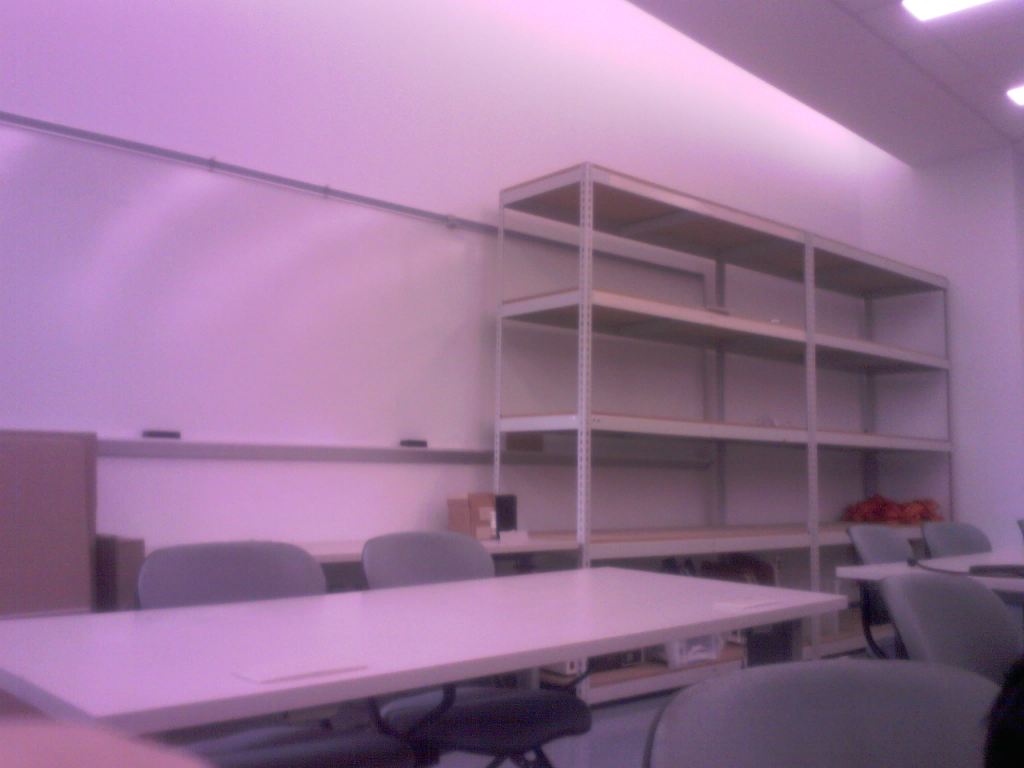
#> input picture Assignment-1/high_res_2048_1536.jpg, 2048 x 1536 px (shown at 1/2 size)
$ jupyter execute assignment1.ipynb
#> lines starting #> are read from the running program, lines starting #| are printed output that depends on the picture
[cell 1]
import numpy as np
import cv2 as cv
import matplotlib.image as mpimg
import matplotlib.pyplot as plt

# Assignment 1: Histograms and Binary Images

In this assignment, we are tasked with getting acquainted with images of varying resolutions and colors using Python. To do this, we graphed histograms of each image that described all of its pixel values, and then chose a threshold by which we converted the pixels to a binary. Then, we plotted new images using their new binary values and analyzed the result. We worked with the following types of images to achieve this task:
- High resolution image (2048 x 1536)
- Low resolution image (640 x 480)
- Pink filtered image
- Yellow filtered image

For ease of analysis, we first converted each image into grayscale upon loading them.

[cell 2]
# Read all 4 images
img1 = cv.imread("high_res_2048_1536.jpg", cv.IMREAD_GRAYSCALE).ravel()
img2 = cv.imread("low_res_2.jpg", cv.IMREAD_GRAYSCALE).ravel()
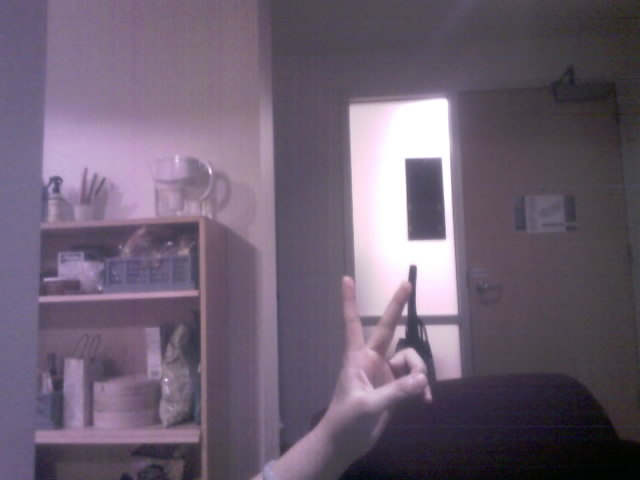
#> input picture Assignment-1/low_res_2.jpg, 640 x 480 px
img3 = cv.imread("pink_filter.jpg", cv.IMREAD_GRAYSCALE).ravel()
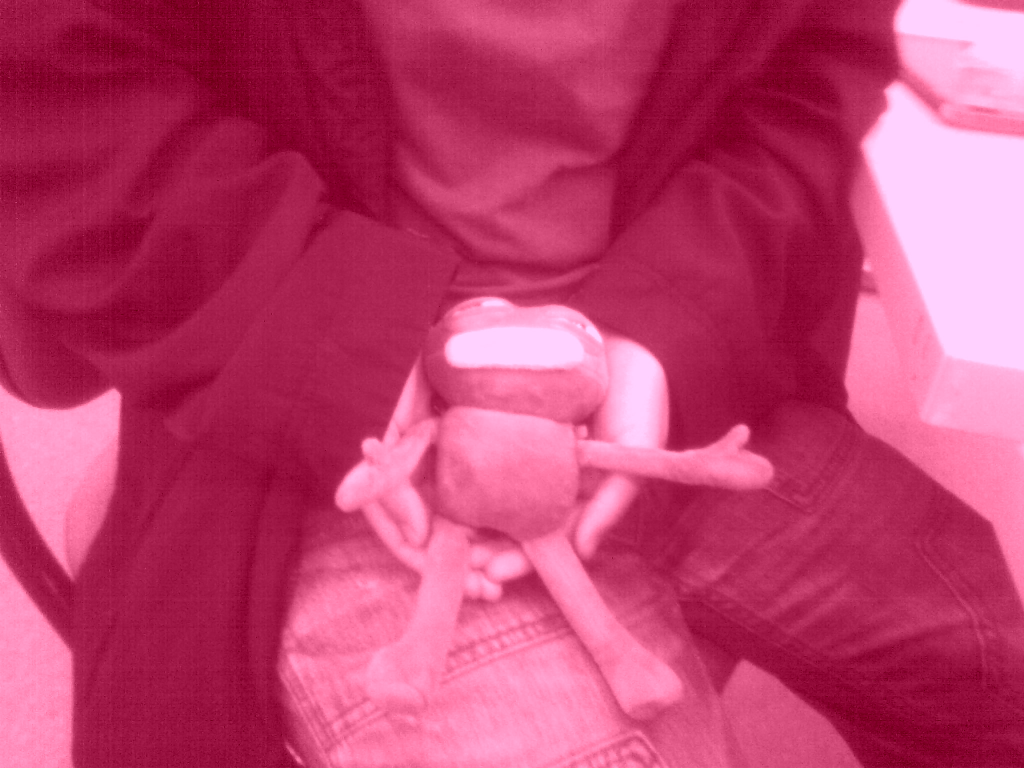
#> input picture Assignment-1/pink_filter.jpg, 2048 x 1536 px (shown at 1/2 size)
img4 = cv.imread("yellow_filter.jpg", cv.IMREAD_GRAYSCALE).ravel()
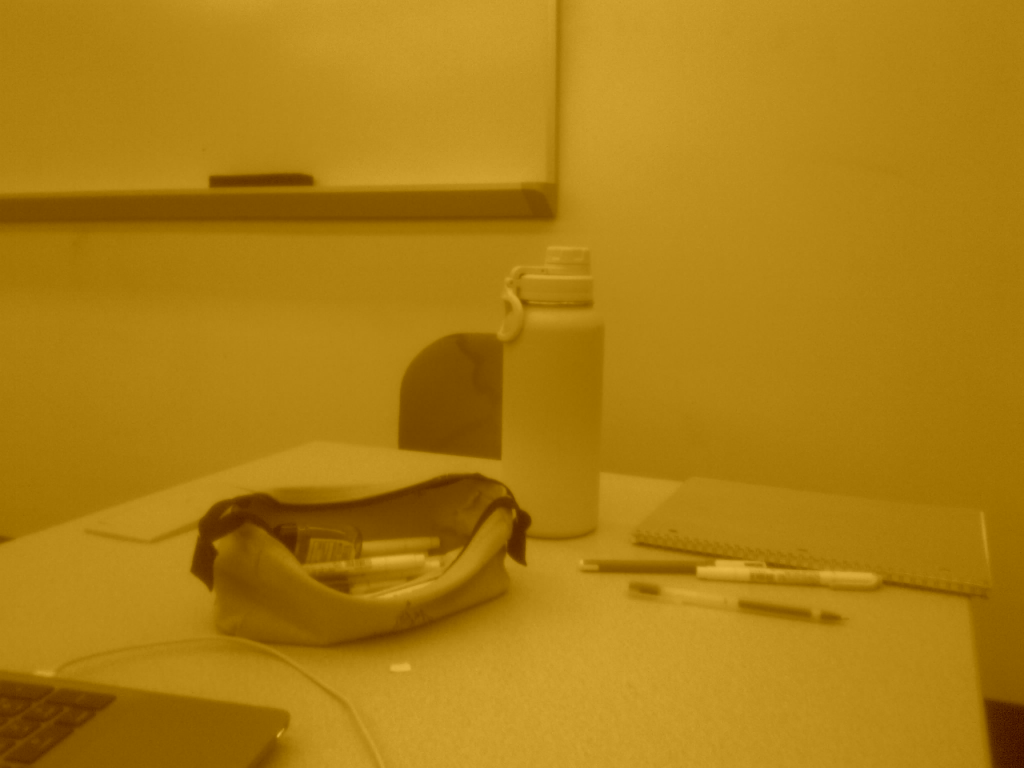
#> input picture Assignment-1/yellow_filter.jpg, 2048 x 1536 px (shown at 1/2 size)

Then we plotted a histogram for each image that counted the number of pixels that had a value between 1-256.

[cell 3]
def plot_histogram(data, colorscale):
    '''
    Plots a histogram of an image given an array of integers representing the pixel
    color, and the max value of the colorgrade scale.

    Args:
        data: An array of integers representing each pixel's color value in the photo.
        colorscale: An integer representing the max value of the color scale.
    '''
#> called with data = array of shape (3145728,), colorscale = 256
    plt.hist(data, colorscale, [0, colorscale])
    plt.show()
#> figure, not shown here; tallest bar 61585 high, from x = 165 to 166

# Plot histograms of each image's pixel values from 0-256.
plot_histogram(img1, 256)
plot_histogram(img2, 256)
#> call 2 of plot_histogram, with data = array of shape (307200,), colorscale = 256
#> in plot_histogram (call 2), `plt.show()`:
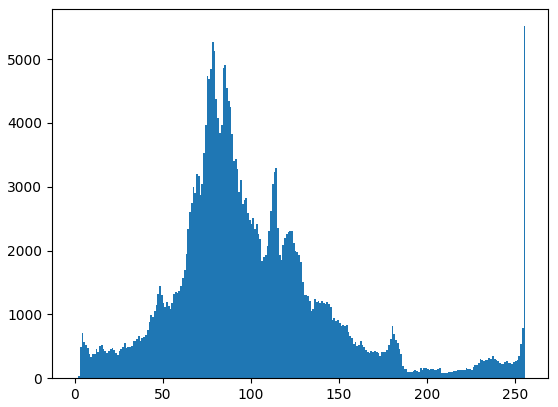
#> figure drawn by matplotlib, 1 panel; tallest bar 5517 high, from x = 255 to 256
plot_histogram(img3, 256)
#> call 3 of plot_histogram, with data = array of shape (3145728,), colorscale = 256
#> in plot_histogram (call 3), `plt.show()`:
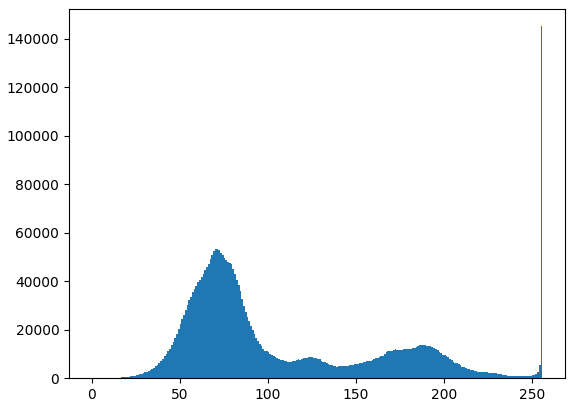
#> figure drawn by matplotlib, 1 panel; tallest bar 145186 high, from x = 255 to 256
plot_histogram(img4, 256)
#> call 4 of plot_histogram, with data = array of shape (3145728,), colorscale = 256
#> in plot_histogram (call 4), `plt.show()`:
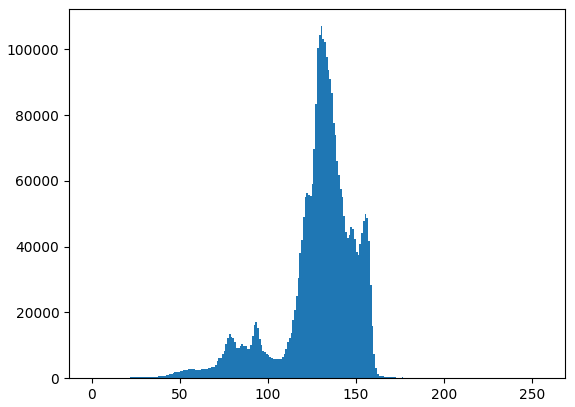
#> figure drawn by matplotlib, 1 panel; tallest bar 107061 high, from x = 130 to 131

Based off what we see in each image's histogram, we decided to choose a threshold based off the median of the data. By choosing the median value, we would ensure that half the data fell under the threshold and designate that to 0. The remaining half would fall above the threshold, which we designate to 1. This was the easiest way we found to ensure the image had an even distribution of white and black pixels. We defined a function that would convert each image's pixels into a binary value of either 0 or 256 (white or black) based off the pixel's original color value relation to the threshold. Finally, we print the binary versions of each image.

[cell 4]
def convert_binary(input_data, threshold):
    '''
    Converts each pixel value to 0 (white) if below a given threshold and 1 (black)
    if above a given threshold.
    Args:
        input_data: An array of integers representing each pixel's color value.
        threshold: An integer representing the color value to compare each pixel with.
    '''
#> called with input_data = array of shape (3145728,), threshold = 137
    i = 0
    data = []
    while i < len(input_data):
        if input_data[i] < threshold:
            data.append(0)
        else:
            data.append(255)
        i += 1
#> after the loop, data = 3145728 items; i = 3145728
    return np.array(data)

# Convert each image's pixels into binary and print a display of each image.
new_img1 = convert_binary(img1, np.median(img1))
plt.imshow(new_img1.reshape(1536, 2048), cmap="gray")
plt.show()
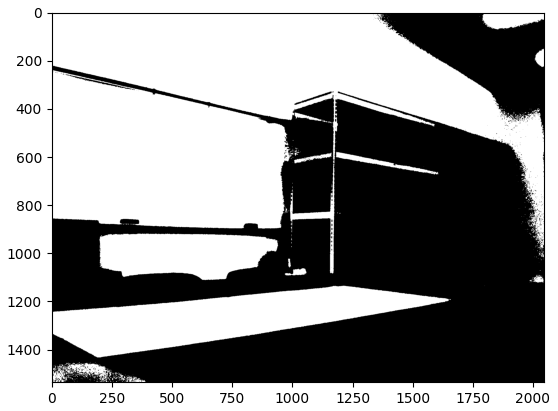
#> figure drawn by matplotlib, 1 panel

new_img2 = convert_binary(img2, np.median(img2))
plt.imshow(new_img2.reshape(480, 640), cmap="gray")
plt.show()
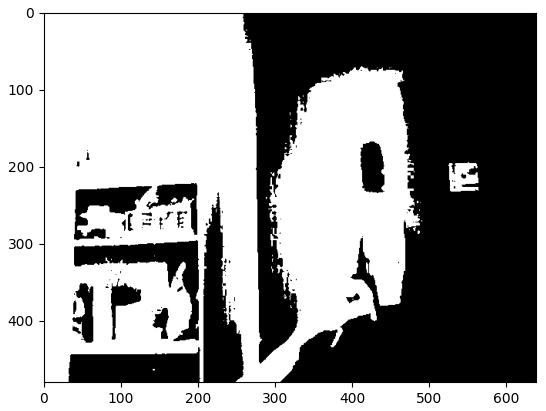
#> figure drawn by matplotlib, 1 panel

new_img3 = convert_binary(img3, np.median(img3))
plt.imshow(new_img3.reshape(1536, 2048), cmap="gray")
plt.show()
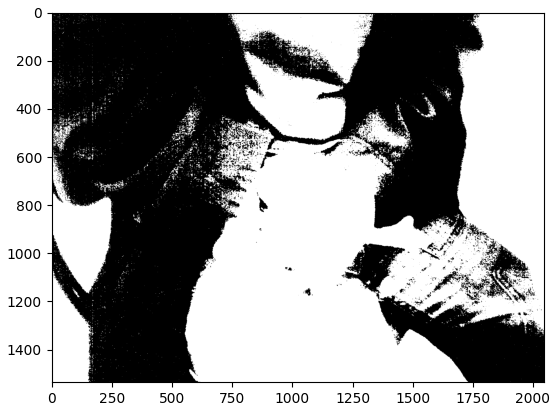
#> figure drawn by matplotlib, 1 panel

new_img4 = convert_binary(img4, np.median(img4))
plt.imshow(new_img4.reshape(1536, 2048), cmap="gray")
plt.show()
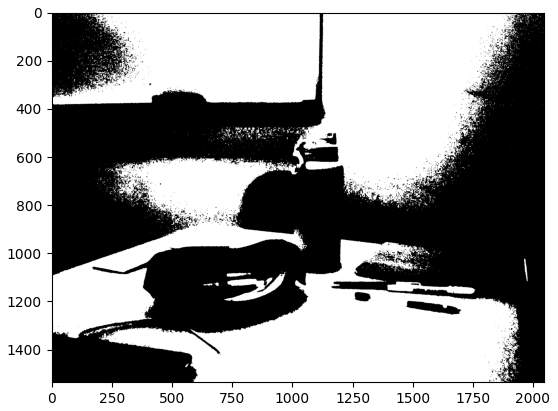
#> figure drawn by matplotlib, 1 panel
